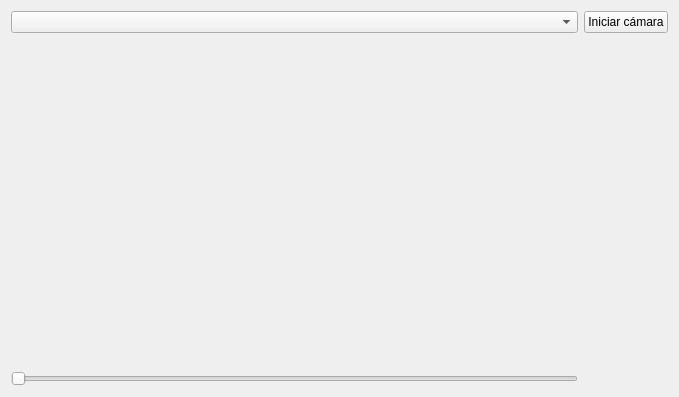
<?xml version="1.0" encoding="UTF-8"?>
<ui version="4.0">
 <class>Principal</class>
 <widget class="QWidget" name="Principal">
  <property name="geometry">
   <rect>
    <x>0</x>
    <y>0</y>
    <width>679</width>
    <height>397</height>
   </rect>
  </property>
  <property name="windowTitle">
   <string>Principal</string>
  </property>
  <layout class="QGridLayout" name="gridLayout">
   <item row="0" column="2">
    <widget class="QPushButton" name="pbIniciarCamara">
     <property name="text">
      <string>Iniciar cámara</string>
     </property>
    </widget>
   </item>
   <item row="1" column="1" colspan="2">
    <widget class="Visor" name="visor" native="true">
     <zorder>label</zorder>
    </widget>
   </item>
   <item row="0" column="1">
    <widget class="QComboBox" name="cbSeleccionarCamara"/>
   </item>
   <item row="2" column="1">
    <widget class="QSlider" name="slider">
     <property name="minimum">
      <number>500</number>
     </property>
     <property name="maximum">
      <number>5000</number>
     </property>
     <property name="orientation">
      <enum>Qt::Horizontal</enum>
     </property>
    </widget>
   </item>
   <item row="2" column="2">
    <widget class="QLabel" name="lSlider">
     <property name="text">
      <string/>
     </property>
    </widget>
   </item>
  </layout>
 </widget>
 <layoutdefault spacing="6" margin="11"/>
 <customwidgets>
  <customwidget>
   <class>Visor</class>
   <extends>QWidget</extends>
   <header location="global">visor.h</header>
   <container>1</container>
  </customwidget>
 </customwidgets>
 <resources/>
 <connections/>
</ui>
